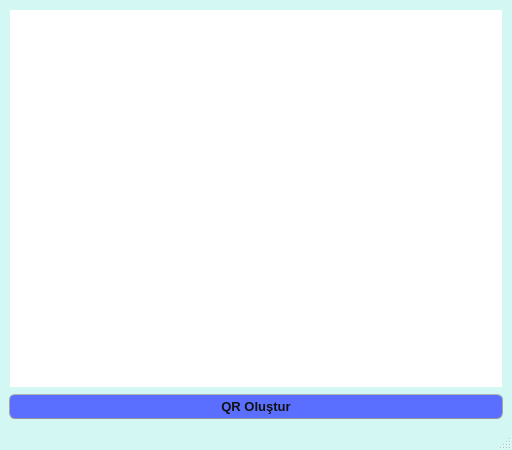
<?xml version="1.0" encoding="UTF-8"?>
<ui version="4.0">
 <class>hayvanBilgisi_MainWindow</class>
 <widget class="QMainWindow" name="hayvanBilgisi_MainWindow">
  <property name="geometry">
   <rect>
    <x>0</x>
    <y>0</y>
    <width>512</width>
    <height>450</height>
   </rect>
  </property>
  <property name="windowTitle">
   <string/>
  </property>
  <property name="styleSheet">
   <string notr="true">/*
Ubuntu Style Sheet for QT Applications
Author: Jaime A. Quiroga P.
Company: GTRONICK
Last updated: 01/10/2021 (dd/mm/yyyy), 15:18.
Available at: https://github.com/GTRONICK/QSS/blob/master/Ubuntu.qss
*/
QMainWindow {
	background-color:rgb(211, 248, 243);
}
QCheckBox {
	padding:2px;
}
QCheckBox:hover {
	border:1px solid rgb(255,150,60);
	border-radius:4px;
	padding: 1px;
	background-color:qlineargradient(spread:pad, x1:0.5, y1:1, x2:0.5, y2:0, stop:0 rgba(190, 90, 50, 50), stop:1 rgba(250, 130, 40, 50));
}
QCheckBox::indicator:checked {
	border:1px solid rgb(246, 134, 86);
	border-radius:4px;
  	background-color:rgb(246, 134, 86)
}
QCheckBox::indicator:unchecked {
	border-width:1px solid rgb(246, 134, 86);
	border-radius:4px;
  	background-color:rgb(255,255,255);
}
QColorDialog {
	background-color:#f0f0f0;
}
QComboBox {
	color:rgb(81,72,65);
	background: #ffffff;
}
QComboBox:editable {
	selection-color:rgb(81,72,65);
	selection-background-color: #ffffff;
}
QComboBox QAbstractItemView {
	selection-color: #ffffff;
	selection-background-color: rgb(246, 134, 86);
}
QComboBox:!editable:on, QComboBox::drop-down:editable:on {
	color:  #1e1d23;	
}
QDateTimeEdit, QDateEdit, QDoubleSpinBox, QFontComboBox {
	color:rgb(81,72,65);
	background-color: #ffffff;
}

QDialog {
	background-color:#f0f0f0;
}

QLabel,QLineEdit {
	color:rgb(17,17,17);
}
QLineEdit {
	background-color:rgb(255,255,255);
	selection-background-color:rgb(236,116,64);
}
QMenuBar {
	color:rgb(223,219,210);
	background-color:rgb(65,64,59);
}
QMenuBar::item {
	padding-top:4px;
	padding-left:4px;
	padding-right:4px;
	color:rgb(223,219,210);
	background-color:rgb(65,64,59);
}
QMenuBar::item:selected {
	color:rgb(255,255,255);
	padding-top:2px;
	padding-left:2px;
	padding-right:2px;
	border-top-width:2px;
	border-left-width:2px;
	border-right-width:2px;
	border-top-right-radius:4px;
	border-top-left-radius:4px;
	border-style:solid;
	background-color:rgb(65,64,59);
	border-top-color: rgb(47,47,44);
	border-right-color: qlineargradient(spread:pad, x1:0, y1:1, x2:1, y2:0, stop:0 rgba(90, 87, 78, 255), stop:1 rgba(47,47,44, 255));
	border-left-color:  qlineargradient(spread:pad, x1:1, y1:0, x2:0, y2:0, stop:0 rgba(90, 87, 78, 255), stop:1 rgba(47,47,44, 255));
}
QMenu {
	color:rgb(223,219,210);
	background-color:rgb(65,64,59);
}
QMenu::item {
	color:rgb(223,219,210);
	padding:4px 10px 4px 20px;
}
QMenu::item:selected {
	color:rgb(255,255,255);
	background-color: qlineargradient(spread:pad, x1:0.5, y1:1, x2:0.5, y2:0, stop:0 rgba(225, 108, 54, 255), stop:1 rgba(246, 134, 86, 255));
	border-style:solid;
	border-width:3px;
	padding:4px 7px 4px 17px;
	border-bottom-color:qlineargradient(spread:pad, x1:0.5, y1:1, x2:0.5, y2:0, stop:0 rgba(175,85,48,255), stop:1 rgba(236,114,67, 255));
	border-top-color:qlineargradient(spread:pad, x1:0.5, y1:1, x2:0.5, y2:0, stop:0 rgba(253,156,113,255), stop:1 rgba(205,90,46, 255));
	border-right-color:qlineargradient(spread:pad, x1:0, y1:0.5, x2:1, y2:0.5, stop:0 rgba(253,156,113,255), stop:1 rgba(205,90,46, 255));
	border-left-color:qlineargradient(spread:pad, x1:1, y1:0.5, x2:0, y2:0.5, stop:0 rgba(253,156,113,255), stop:1 rgba(205,90,46, 255));
}
QPlainTextEdit {
	border: 1px solid transparent;
	color:rgb(17,17,17);
	selection-background-color:rgb(236,116,64);
    background-color: #FFFFFF;
}
QProgressBar {
	text-align: center;
	color: rgb(0, 0, 0);
	border: 1px inset rgb(150,150,150); 
	border-radius: 10px;
	background-color:rgb(221,221,219);
}
QProgressBar::chunk:horizontal {
	background-color: qlineargradient(spread:pad, x1:0.5, y1:1, x2:0.5, y2:0, stop:0 rgba(225, 108, 54, 255), stop:1 rgba(246, 134, 86, 255));
	border:1px solid;
	border-radius:8px;
	border-bottom-color:qlineargradient(spread:pad, x1:0.5, y1:1, x2:0.5, y2:0, stop:0 rgba(175,85,48,255), stop:1 rgba(236,114,67, 255));
	border-top-color:qlineargradient(spread:pad, x1:0.5, y1:1, x2:0.5, y2:0, stop:0 rgba(253,156,113,255), stop:1 rgba(205,90,46, 255));
	border-right-color:qlineargradient(spread:pad, x1:0, y1:0.5, x2:1, y2:0.5, stop:0 rgba(253,156,113,255), stop:1 rgba(205,90,46, 255));
	border-left-color:qlineargradient(spread:pad, x1:1, y1:0.5, x2:0, y2:0.5, stop:0 rgba(253,156,113,255), stop:1 rgba(205,90,46, 255));
}
QPushButton{
	background-color:rgb(65,64,59);
	color:rgb(17,17,17);
	border-width: 1px;
	border-radius: 6px;
	border-bottom-color: rgb(150,150,150);
	border-right-color: rgb(165,165,165);
	border-left-color: rgb(165,165,165);
	border-top-color: rgb(180,180,180);
	border-style: solid;
	padding: 4px;
	background-color: qlineargradient(spread:pad, x1:0.5, y1:1, x2:0.5, y2:0, stop:0 rgba(220, 220, 220, 255), stop:1 rgba(255, 255, 255, 255));
}
QPushButton:hover{
	color:rgb(17,17,17);
	border-width: 1px;
	border-radius:6px;
	border-top-color: rgb(255,150,60);
	border-right-color: qlineargradient(spread:pad, x1:0, y1:1, x2:1, y2:0, stop:0 rgba(200, 70, 20, 255), stop:1 rgba(255,150,60, 255));
	border-left-color:  qlineargradient(spread:pad, x1:1, y1:0, x2:0, y2:0, stop:0 rgba(200, 70, 20, 255), stop:1 rgba(255,150,60, 255));
	border-bottom-color: rgb(200,70,20);
	border-style: solid;
	padding: 2px;
	background-color: qlineargradient(spread:pad, x1:0.5, y1:1, x2:0.5, y2:0, stop:0 rgba(220, 220, 220, 255), stop:1 rgba(255, 255, 255, 255));
}
QPushButton:default{
	color:rgb(17,17,17);
	border-width: 1px;
	border-radius:6px;
	border-top-color: rgb(255,150,60);
	border-right-color: qlineargradient(spread:pad, x1:0, y1:1, x2:1, y2:0, stop:0 rgba(200, 70, 20, 255), stop:1 rgba(255,150,60, 255));
	border-left-color:  qlineargradient(spread:pad, x1:1, y1:0, x2:0, y2:0, stop:0 rgba(200, 70, 20, 255), stop:1 rgba(255,150,60, 255));
	border-bottom-color: rgb(200,70,20);
	border-style: solid;
	padding: 2px;
	background-color: qlineargradient(spread:pad, x1:0.5, y1:1, x2:0.5, y2:0, stop:0 rgba(220, 220, 220, 255), stop:1 rgba(255, 255, 255, 255));
}
QPushButton:pressed{
	color:rgb(17,17,17);
	border-width: 1px;
	border-radius: 6px;
	border-width: 1px;
	border-top-color: rgba(255,150,60,200);
	border-right-color: qlineargradient(spread:pad, x1:0, y1:1, x2:1, y2:0, stop:0 rgba(200, 70, 20, 255), stop:1 rgba(255,150,60, 200));
	border-left-color:  qlineargradient(spread:pad, x1:1, y1:0, x2:0, y2:0, stop:0 rgba(200, 70, 20, 255), stop:1 rgba(255,150,60, 200));
	border-bottom-color: rgba(200,70,20,200);
	border-style: solid;
	padding: 2px;
	background-color: qlineargradient(spread:pad, x1:0.5, y1:0, x2:0.5, y2:1, stop:0 rgba(220, 220, 220, 255), stop:1 rgba(255, 255, 255, 255));
}
QPushButton:disabled{
	color:rgb(174,167,159);
	border-width: 1px;
	border-radius: 6px;
	background-color: qlineargradient(spread:pad, x1:0.5, y1:1, x2:0.5, y2:0, stop:0 rgba(200, 200, 200, 255), stop:1 rgba(230, 230, 230, 255));
}
QRadioButton {
	padding: 1px;
}
QRadioButton::indicator:checked {
	height: 10px;
	width: 10px;
	border-style:solid;
	border-radius:5px;
	border-width: 1px;
	border-color: rgba(246, 134, 86, 255);
	color: #a9b7c6;
	background-color:rgba(246, 134, 86, 255);
}
QRadioButton::indicator:!checked {
	height: 10px;
	width: 10px;
	border-style:solid;
	border-radius:5px;
	border-width: 1px;
	border-color: rgb(246, 134, 86);
	color: #a9b7c6;
	background-color: transparent;
}
QScrollArea {
	color: white;
	background-color:#f0f0f0;
}
QSlider::groove {
	border-style: solid;
	border-width: 1px;
	border-color: rgb(207,207,207);
}
QSlider::groove:horizontal {
	height: 5px;
	background: rgb(246, 134, 86);
}
QSlider::groove:vertical {
	width: 5px;
	background: rgb(246, 134, 86);
}
QSlider::handle:horizontal {
	background: rgb(253,253,253);
	border-style: solid;
	border-width: 1px;
	border-color: rgb(207,207,207);
	width: 12px;
	margin: -5px 0;
	border-radius: 7px;
}
QSlider::handle:vertical {
	background: rgb(253,253,253);
	border-style: solid;
	border-width: 1px;
	border-color: rgb(207,207,207);
	height: 12px;
	margin: 0 -5px;
	border-radius: 7px;
}
QSlider::add-page:horizontal, QSlider::add-page:vertical {
 	background: white;
}
QSlider::sub-page:horizontal, QSlider::sub-page:vertical {
	background: rgb(246, 134, 86);
}
QStatusBar, QSpinBox {
	color:rgb(81,72,65);
}
QSpinBox {
	background-color: #ffffff;
}
QScrollBar:horizontal {
	max-height: 20px;
	border: 1px transparent;
	margin: 0px 20px 0px 20px;
}
QScrollBar::handle:horizontal {
	background: rgb(253,253,253);
	border: 1px solid rgb(207,207,207);
	border-radius: 7px;
	min-width: 25px;
}
QScrollBar::handle:horizontal:hover {
	background: rgb(253,253,253);
	border: 1px solid rgb(255,150,60);
	border-radius: 7px;
	min-width: 25px;
}
QScrollBar::add-line:horizontal {
  	border: 1px solid rgb(207,207,207);
  	border-top-right-radius: 7px;
  	border-top-left-radius: 7px;
  	border-bottom-right-radius: 7px;
  	background: rgb(255, 255, 255);
  	width: 20px;
  	subcontrol-position: right;
  	subcontrol-origin: margin;
}
QScrollBar::add-line:horizontal:hover {
  	border: 1px solid rgb(255,150,60);
  	border-top-right-radius: 7px;
  	border-top-left-radius: 7px;
  	border-bottom-right-radius: 7px;
  	background: rgb(255, 255, 255);
  	width: 20px;
  	subcontrol-position: right;
  	subcontrol-origin: margin;
}
QScrollBar::add-line:horizontal:pressed {
  	border: 1px solid grey;
  	border-top-left-radius: 7px;
  	border-top-right-radius: 7px;
  	border-bottom-right-radius: 7px;
  	background: rgb(231,231,231);
  	width: 20px;
  	subcontrol-position: right;
  	subcontrol-origin: margin;
}
QScrollBar::sub-line:horizontal {
  	border: 1px solid rgb(207,207,207);
  	border-top-right-radius: 7px;
  	border-top-left-radius: 7px;
  	border-bottom-left-radius: 7px;
  	background: rgb(255, 255, 255);
  	width: 20px;
  	subcontrol-position: left;
  	subcontrol-origin: margin;
}
QScrollBar::sub-line:horizontal:hover {
  	border: 1px solid rgb(255,150,60);
  	border-top-right-radius: 7px;
  	border-top-left-radius: 7px;
  	border-bottom-left-radius: 7px;
  	background: rgb(255, 255, 255);
  	width: 20px;
  	subcontrol-position: left;
  	subcontrol-origin: margin;
}
QScrollBar::sub-line:horizontal:pressed {
  	border: 1px solid grey;
  	border-top-right-radius: 7px;
  	border-top-left-radius: 7px;
  	border-bottom-left-radius: 7px;
  	background: rgb(231,231,231);
  	width: 20px;
  	subcontrol-position: left;
  	subcontrol-origin: margin;
}
QScrollBar::left-arrow:horizontal {
  	border: 1px transparent grey;
  	border-top-left-radius: 3px;
  	border-bottom-left-radius: 3px;
  	width: 6px;
  	height: 6px;
  	background: rgb(230,230,230);
}
QScrollBar::right-arrow:horizontal {
	border: 1px transparent grey;
	border-top-right-radius: 3px;
	border-bottom-right-radius: 3px;
  	width: 6px;
  	height: 6px;
 	background: rgb(230,230,230);
}
QScrollBar::add-page:horizontal, QScrollBar::sub-page:horizontal {
 	background: none;
} 
QScrollBar:vertical {
	max-width: 20px;
	border: 1px transparent grey;
	margin: 20px 0px 20px 0px;
}
QScrollBar::add-line:vertical {
	border: 1px solid;
	border-color: rgb(207,207,207);
	border-bottom-right-radius: 7px;
	border-bottom-left-radius: 7px;
	border-top-left-radius: 7px;
	background: rgb(255, 255, 255);
  	height: 20px;
  	subcontrol-position: bottom;
  	subcontrol-origin: margin;
}
QScrollBar::add-line:vertical:hover {
  	border: 1px solid;
  	border-color: rgb(255,150,60);
  	border-bottom-right-radius: 7px;
  	border-bottom-left-radius: 7px;
  	border-top-left-radius: 7px;
  	background: rgb(255, 255, 255);
  	height: 20px;
  	subcontrol-position: bottom;
  	subcontrol-origin: margin;
}
QScrollBar::add-line:vertical:pressed {
  	border: 1px solid grey;
  	border-bottom-left-radius: 7px;
  	border-bottom-right-radius: 7px;
  	border-top-left-radius: 7px;
  	background: rgb(231,231,231);
  	height: 20px;
  	subcontrol-position: bottom;
  	subcontrol-origin: margin;
}
QScrollBar::sub-line:vertical {
  	border: 1px solid rgb(207,207,207);
  	border-top-right-radius: 7px;
  	border-top-left-radius: 7px;
  	border-bottom-left-radius: 7px;
  	background: rgb(255, 255, 255);
  	height: 20px;
  	subcontrol-position: top;
  	subcontrol-origin: margin;
}
QScrollBar::sub-line:vertical:hover {
  	border: 1px solid rgb(255,150,60);
  	border-top-right-radius: 7px;
  	border-top-left-radius: 7px;
  	border-bottom-left-radius: 7px;
	background: rgb(255, 255, 255);
  	height: 20px;
  	subcontrol-position: top;
  	subcontrol-origin: margin;
}
QScrollBar::sub-line:vertical:pressed {
  	border: 1px solid grey;
  	border-top-left-radius: 7px;
  	border-top-right-radius: 7px;
  	background: rgb(231,231,231);
 	height: 20px;
  	subcontrol-position: top;
  	subcontrol-origin: margin;
}
QScrollBar::handle:vertical {
	background: rgb(253,253,253);
	border: 1px solid rgb(207,207,207);
	border-radius: 7px;
	min-height: 25px;
}
QScrollBar::handle:vertical:hover {
	background: rgb(253,253,253);
	border: 1px solid rgb(255,150,60);
	border-radius: 7px;
	min-height: 25px;
}
QScrollBar::up-arrow:vertical {
	border: 1px transparent grey;
  	border-top-left-radius: 3px;
	border-top-right-radius: 3px;
  	width: 6px;
  	height: 6px;
  	background: rgb(230,230,230);
}
QScrollBar::down-arrow:vertical {
  	border: 1px transparent grey;
  	border-bottom-left-radius: 3px;
  	border-bottom-right-radius: 3px;
  	width: 6px;
  	height: 6px;
  	background: rgb(230,230,230);
}
QScrollBar::add-page:vertical, QScrollBar::sub-page:vertical {
  	background: none;
}
QTabWidget {
	color:rgb(0,0,0);
	background-color:rgb(247,246,246);
}
QTabWidget::pane {
	border-color: rgb(180,180,180);
	background-color:rgb(247,246,246);
	border-style: solid;
	border-width: 1px;
  	border-radius: 6px;
}
QTabBar::tab {
	padding-left:4px;
	padding-right:4px;
	padding-bottom:2px;
	padding-top:2px;
	color:rgb(81,72,65);
  	background-color: qlineargradient(spread:pad, x1:0.5, y1:1, x2:0.5, y2:0, stop:0 rgba(221,218,217,255), stop:1 rgba(240,239,238,255));
	border-style: solid;
	border-width: 1px;
  	border-top-right-radius:4px;
	border-top-left-radius:4px;
	border-top-color: rgb(180,180,180);
	border-left-color: rgb(180,180,180);
	border-right-color: rgb(180,180,180);
	border-bottom-color: transparent;
}
QTabBar::tab:selected, QTabBar::tab:last:selected, QTabBar::tab:hover {
  	background-color:rgb(247,246,246);
  	margin-left: 0px;
  	margin-right: 1px;
}
QTabBar::tab:!selected {
	margin-top: 1px;
	margin-right: 1px;
}
QTextEdit {
	border-width: 1px;
	border-style: solid;
	border-color:transparent;
	color:rgb(17,17,17);
	selection-background-color:rgb(236,116,64);
}
QTimeEdit, QToolBox, QToolBox::tab, QToolBox::tab:selected {
	color:rgb(81,72,65);
	background-color: #ffffff;
}</string>
  </property>
  <widget class="QWidget" name="centralwidget">
   <layout class="QGridLayout" name="gridLayout">
    <item row="0" column="0">
     <widget class="QTextEdit" name="ekstraBilgiler_textEdit">
      <property name="sizePolicy">
       <sizepolicy hsizetype="Fixed" vsizetype="Fixed">
        <horstretch>0</horstretch>
        <verstretch>0</verstretch>
       </sizepolicy>
      </property>
      <property name="maximumSize">
       <size>
        <width>999999</width>
        <height>9999999</height>
       </size>
      </property>
      <property name="font">
       <font>
        <pointsize>10</pointsize>
       </font>
      </property>
     </widget>
    </item>
    <item row="1" column="0">
     <widget class="QPushButton" name="QROlustur_pushButton">
      <property name="font">
       <font>
        <pointsize>10</pointsize>
        <weight>75</weight>
        <bold>true</bold>
       </font>
      </property>
      <property name="styleSheet">
       <string notr="true">background-color: rgb(90, 111, 255);</string>
      </property>
      <property name="text">
       <string>QR Oluştur</string>
      </property>
     </widget>
    </item>
   </layout>
  </widget>
  <widget class="QMenuBar" name="menubar">
   <property name="geometry">
    <rect>
     <x>0</x>
     <y>0</y>
     <width>512</width>
     <height>25</height>
    </rect>
   </property>
  </widget>
  <widget class="QStatusBar" name="statusbar"/>
 </widget>
 <resources/>
 <connections/>
</ui>
